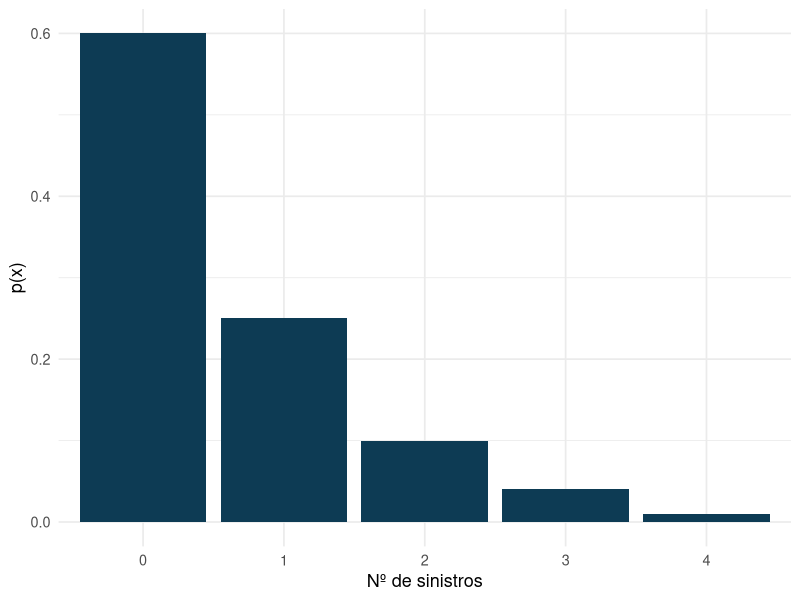

Source code (R):
## ---- chunk 1
knitr::opts_chunk$set(echo = TRUE, warning = FALSE, message = FALSE, fig.retina = 2)
suppressPackageStartupMessages(library(tidyverse))
## ---- chunk 2
sinistros <- tibble(x = 0:4, p = c(0.60, 0.25, 0.10, 0.04, 0.01))
sum(sinistros$p)
sinistros
## ---- chunk 3
ggplot(sinistros, aes(factor(x), p)) + geom_col(fill="#0d3b54") +
  labs(x="Nº de sinistros", y="p(x)") + theme_minimal(base_size=13)
